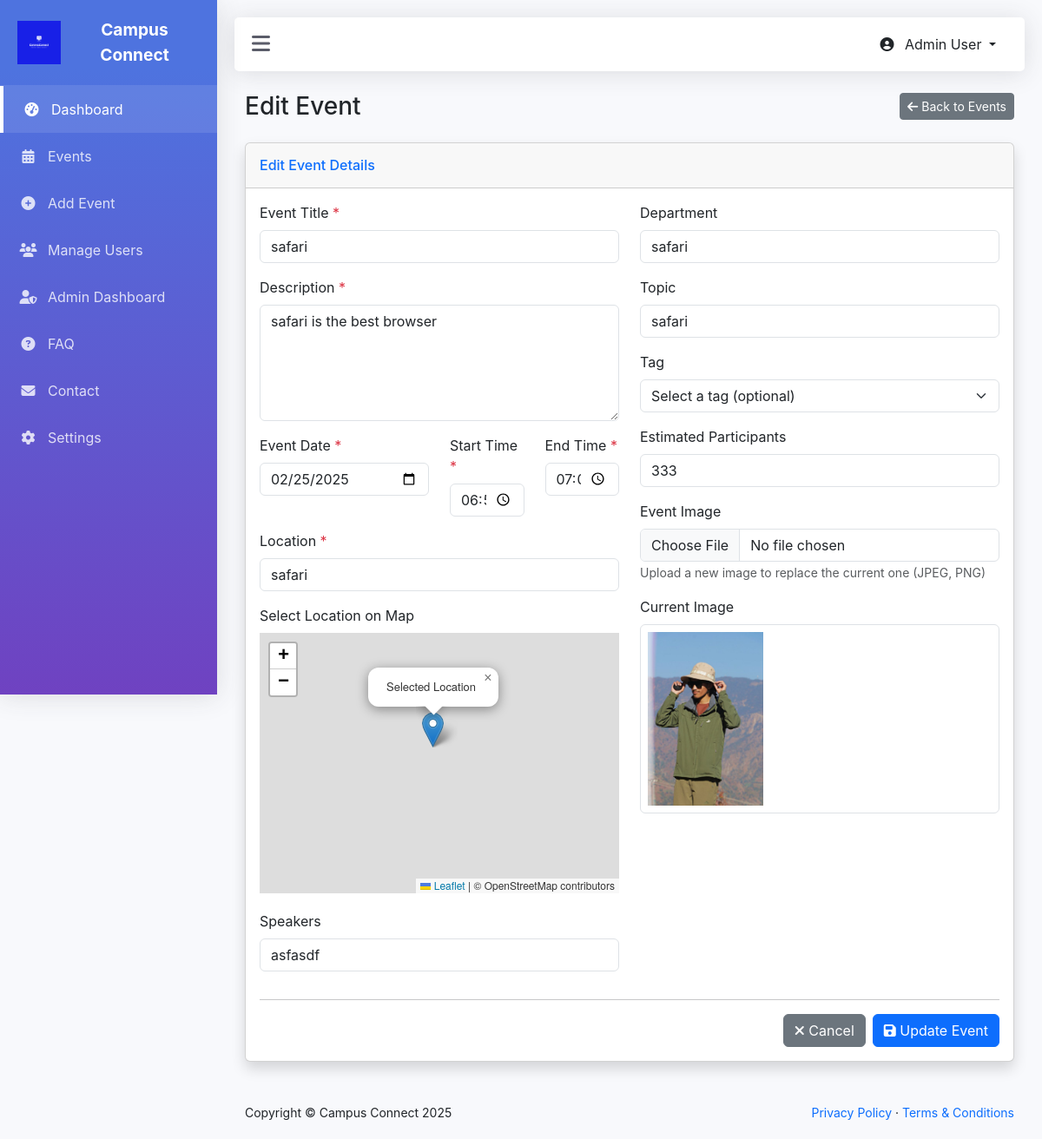
/admin/edit-event.php?id=8, run on the app's committed database.
### tables this page shows
CREATE TABLE `events` (
  `event_id` int(11) NOT NULL,
  `admin_id` int(11) NOT NULL,
  `title` varchar(255) NOT NULL,
  `description` text DEFAULT NULL,
  `event_date` date NOT NULL,
  `start_time` time NOT NULL,
  `end_time` time NOT NULL,
  `location` varchar(255) NOT NULL,
  `latitude` decimal(10,7) DEFAULT NULL,
  `longitude` decimal(10,7) DEFAULT NULL,
  `speakers` text DEFAULT NULL,
  `department` varchar(100) DEFAULT NULL,
  `topic` varchar(100) DEFAULT NULL,
  `tag` varchar(100) DEFAULT NULL,
  `estimated_participants` int(11) DEFAULT 0,
  `event_image_original` varchar(255) DEFAULT NULL,
  `event_image_resized` varchar(255) DEFAULT NULL,
  `created_at` timestamp NOT NULL DEFAULT current_timestamp(),
  `updated_at` timestamp NOT NULL DEFAULT current_timestamp() ON UPDATE current_timestamp()
);

### admin/edit-event.php (the view, shortened to what this page needs)
<?php
include '../config.php';
$event = null;
if (!isset($_GET['id']) || !is_numeric($_GET['id'])) {
    $error_message = "Invalid event ID. Please select a valid event.";
} else {
    $event_id = intval($_GET['id']);
    $query = "SELECT * FROM events WHERE event_id = ?";
    $stmt = $conn->prepare($query);
    if ($stmt === false) {
        $error_message = "Database error: " . $conn->error;
    } else {
        $stmt->bind_param("i", $event_id);
        $stmt->execute();
        $result = $stmt->get_result();
        if ($result->num_rows === 0) {
            $error_message = "Event not found.";
        } else {
            $event = $result->fetch_assoc();
        }
    }
}
include 'header.php';
?>
<link rel="stylesheet" href="https://unpkg.com/leaflet@1.9.4/dist/leaflet.css"/>
<div class="container-fluid">
    <div class="d-flex justify-content-between align-items-center mb-4">
        <h1 class="h3 mb-0 text-gray-800">Edit Event</h1>
        <a href="events.php" class="btn btn-secondary btn-sm">
            <i class="fas fa-arrow-left"></i> Back to Events
        </a>
    </div>
    <?php if ($event): ?>
    <div class="card shadow mb-4">
        <div class="card-header py-3">
            <h6 class="m-0 font-weight-bold text-primary">Edit Event Details</h6>
        </div>
        <div class="card-body">
             <form action="<?php echo htmlspecialchars($_SERVER["PHP_SELF"] . '?id=' . $event['event_id']); ?>" method="post" enctype="multipart/form-data">
                <div class="row">
                    <div class="col-md-6">
                        <div class="mb-3">
                            <label for="title" class="form-label">Event Title <span class="text-danger">*</span></label>
                            <input type="text" class="form-control" id="title" name="title" value="<?php echo htmlspecialchars($event['title']); ?>" required>
                        </div>
                        <div class="mb-3">
                            <label for="description" class="form-label">Description <span class="text-danger">*</span></label>
                            <textarea class="form-control" id="description" name="description" rows="5" required><?php echo htmlspecialchars($event['description']); ?></textarea>
                        </div>
                        <div class="row">
                            <div class="col-md-6 mb-3">
                                <label for="event_date" class="form-label">Event Date <span class="text-danger">*</span></label>
                                <input type="date" class="form-control" id="event_date" name="event_date" value="<?php echo htmlspecialchars($event['event_date']); ?>" required>
                            </div>
                            <div class="col-md-3 mb-3">
                                <label for="start_time" class="form-label">Start Time <span class="text-danger">*</span></label>
                                <input type="time" class="form-control" id="start_time" name="start_time" value="<?php echo htmlspecialchars($event['start_time']); ?>" required>
                            </div>
                            <div class="col-md-3 mb-3">
                                <label for="end_time" class="form-label">End Time <span class="text-danger">*</span></label>
                                <input type="time" class="form-control" id="end_time" name="end_time" value="<?php echo htmlspecialchars($event['end_time']); ?>" required>
                            </div>
                        </div>
                        <div class="mb-3">
                            <label for="location" class="form-label">Location <span class="text-danger">*</span></label>
                            <input type="text" class="form-control" id="location" name="location" value="<?php echo htmlspecialchars($event['location']); ?>" required>
                        </div>
                        <div class="mb-3">
                            <label for="map" class="form-label">Select Location on Map</label>
                            <div id="map"></div>
                        </div>
                        <div class="mb-3">
                            <label for="speakers" class="form-label">Speakers</label>
                            <input type="text" class="form-control" id="speakers" name="speakers" placeholder="Comma-separated list of speakers" value="<?php echo htmlspecialchars($event['speakers']); ?>">
                        </div>
                    </div>
                    <div class="col-md-6">
                        <div class="mb-3">
                            <label for="department" class="form-label">Department</label>
                            <input type="text" class="form-control" id="department" name="department" value="<?php echo htmlspecialchars($event['department']); ?>">
                        </div>
                        <div class="mb-3">
                            <label for="topic" class="form-label">Topic</label>
                            <input type="text" class="form-control" id="topic" name="topic" value="<?php echo htmlspecialchars($event['topic']); ?>">
                        </div>
                        <div class="mb-3">
                            <label for="tag" class="form-label">Tag</label>
                            <select class="form-select" id="tag" name="tag">
                                <option value="">Select a tag (optional)</option>
                            </select>
                        </div>
                        <div class="mb-3">
                            <label for="estimated_participants" class="form-label">Estimated Participants</label>
                            <input type="number" class="form-control" id="estimated_participants" name="estimated_participants" min="0" value="<?php echo htmlspecialchars($event['estimated_participants']); ?>">
                        </div>
                        <div class="mb-3">
                            <label for="event_image" class="form-label">Event Image</label>
                            <input type="file" class="form-control" id="event_image" name="event_image" accept="image/*">
                            <small class="form-text text-muted">Upload a new image to replace the current one (JPEG, PNG)</small>
                        </div>
                        <?php if(!empty($event['event_image_resized'])): ?>
                        <div class="mb-3">
                            <label class="form-label">Current Image</label>
                            <div class="border p-2 rounded">
                                <img src="<?php echo htmlspecialchars($event['event_image_resized']); ?>" alt="Current event image" class="img-fluid" style="max-height: 200px;">
                            </div>
                        </div>
                        <?php endif; ?>
                    </div>
                </div>
                <hr>
                <div class="d-flex justify-content-end">
                    <a href="events.php" class="btn btn-secondary me-2">
                        <i class="fas fa-times"></i> Cancel
                    </a>
                    <button type="submit" name="update_event" class="btn btn-primary">
                        <i class="fas fa-save"></i> Update Event
                    </button>
                </div>
            </form>
        </div>
    </div>
    <?php else: ?>
    <div class="alert alert-warning">
        Event not found or you don't have permission to edit it.
    </div>
    <?php endif; ?>
</div>
<?php
include 'footer.php';
?>

### admin/header.php (style rules this page uses)
:root { --primary: #4e73df; --secondary: #6f42c1; --success: #1cc88a; --info: #36b9cc; --warning: #f6c23e; --danger: #e74a3b; --light: #f8f9fc; --dark: #5a5c69; --sidebar-width: 250px; }
body { font-family: 'Nunito', -apple-system, BlinkMacSystemFont, 'Segoe UI', Roboto, 'Helvetica Neue', Arial, sans-serif; background-color: #f8f9fc; overflow-x: hidden; }

### admin/edit-event.php (style rules this page uses)
#map { height: 300px; width: 100%; margin-bottom: 20px; }

### data on the page
events: title "safari", description "safari is the best browser", event_date "02/25/2025", start_time "18:57:00", end_time "19:02:00", location "safari", speakers "asfasdf", department "safari", topic "safari", estimated_participants "333", event_image_resized (picture)
